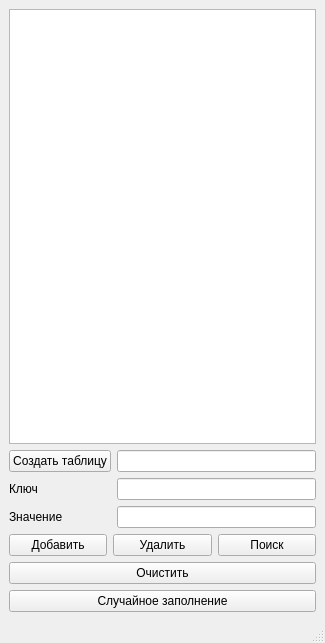
<?xml version="1.0" encoding="UTF-8"?>
<ui version="4.0">
 <class>MainWindow</class>
 <widget class="QMainWindow" name="MainWindow">
  <property name="geometry">
   <rect>
    <x>0</x>
    <y>0</y>
    <width>325</width>
    <height>643</height>
   </rect>
  </property>
  <property name="sizePolicy">
   <sizepolicy hsizetype="Preferred" vsizetype="Preferred">
    <horstretch>0</horstretch>
    <verstretch>0</verstretch>
   </sizepolicy>
  </property>
  <property name="windowTitle">
   <string>MainWindow</string>
  </property>
  <widget class="QWidget" name="centralwidget">
   <layout class="QVBoxLayout" name="verticalLayout_2">
    <item>
     <layout class="QVBoxLayout" name="verticalLayout">
      <item>
       <layout class="QVBoxLayout" name="verticalLayout_5">
        <item>
         <widget class="QTableWidget" name="tableWidget"/>
        </item>
       </layout>
      </item>
      <item>
       <layout class="QVBoxLayout" name="verticalLayout_8">
        <item>
         <layout class="QHBoxLayout" name="horizontalLayout_5">
          <item>
           <layout class="QVBoxLayout" name="verticalLayout_12">
            <item>
             <layout class="QVBoxLayout" name="verticalLayout_9">
              <item>
               <layout class="QHBoxLayout" name="horizontalLayout_2">
                <item>
                 <layout class="QVBoxLayout" name="verticalLayout_4">
                  <item>
                   <layout class="QVBoxLayout" name="verticalLayout_11">
                    <item>
                     <widget class="QPushButton" name="pushButton_createTable">
                      <property name="text">
                       <string>Создать таблицу</string>
                      </property>
                     </widget>
                    </item>
                    <item>
                     <widget class="QLabel" name="label">
                      <property name="text">
                       <string>Ключ</string>
                      </property>
                     </widget>
                    </item>
                    <item>
                     <widget class="QLabel" name="label_2">
                      <property name="text">
                       <string>Значение</string>
                      </property>
                     </widget>
                    </item>
                   </layout>
                  </item>
                 </layout>
                </item>
                <item>
                 <layout class="QVBoxLayout" name="verticalLayout_3">
                  <item>
                   <layout class="QVBoxLayout" name="verticalLayout_10">
                    <item>
                     <widget class="QLineEdit" name="lineEdit_create"/>
                    </item>
                    <item>
                     <widget class="QLineEdit" name="lineKey"/>
                    </item>
                    <item>
                     <widget class="QLineEdit" name="lineValue"/>
                    </item>
                   </layout>
                  </item>
                 </layout>
                </item>
               </layout>
              </item>
             </layout>
            </item>
            <item>
             <layout class="QHBoxLayout" name="horizontalLayout_6">
              <item>
               <widget class="QPushButton" name="pushButton_insert">
                <property name="sizePolicy">
                 <sizepolicy hsizetype="Minimum" vsizetype="Preferred">
                  <horstretch>0</horstretch>
                  <verstretch>0</verstretch>
                 </sizepolicy>
                </property>
                <property name="text">
                 <string>Добавить</string>
                </property>
               </widget>
              </item>
              <item>
               <widget class="QPushButton" name="pushButton_remove">
                <property name="text">
                 <string>Удалить</string>
                </property>
               </widget>
              </item>
              <item>
               <widget class="QPushButton" name="pushButton_search">
                <property name="text">
                 <string>Поиск</string>
                </property>
               </widget>
              </item>
             </layout>
            </item>
           </layout>
          </item>
         </layout>
        </item>
        <item>
         <layout class="QHBoxLayout" name="horizontalLayout_4">
          <item>
           <layout class="QVBoxLayout" name="verticalLayout_7">
            <item>
             <widget class="QPushButton" name="pushButton_clear">
              <property name="text">
               <string>Очистить</string>
              </property>
             </widget>
            </item>
            <item>
             <widget class="QPushButton" name="pushButton_randFilling">
              <property name="text">
               <string>Случайное заполнение</string>
              </property>
             </widget>
            </item>
            <item>
             <layout class="QVBoxLayout" name="verticalLayout_6"/>
            </item>
           </layout>
          </item>
         </layout>
        </item>
       </layout>
      </item>
     </layout>
    </item>
   </layout>
  </widget>
  <widget class="QMenuBar" name="menubar">
   <property name="geometry">
    <rect>
     <x>0</x>
     <y>0</y>
     <width>325</width>
     <height>26</height>
    </rect>
   </property>
  </widget>
  <widget class="QStatusBar" name="statusbar"/>
 </widget>
 <resources/>
 <connections/>
</ui>
